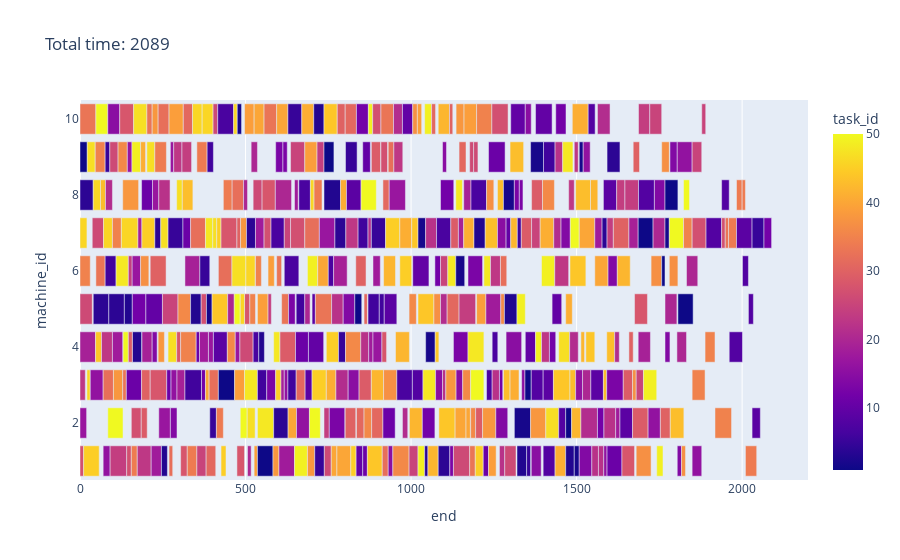

Notebook cell for this chart:
### Code cell
steps_1000_best = steps_1000[0][0]
visualize_schedule(steps_1000_best.machine_table,steps_1000_best.time)

### Figure 1 — Plotly figure (JSON) as saved in the notebook; plotly's stock layout.template omitted (floating-point values rounded to 4 significant figures; data arrays with more than 128 entries replaced by an {"elided": "..."} marker saying what was removed)
{"data": [{"alignmentgroup": "True", "base": {"elided": "550 int values"}, "hovertemplate": "start_time=%{base}<br>end=%{x}<br>machine_id=%{y}<br>task_id=%{marker.color}<extra></extra>", "legendgroup": "", "marker": {"color": {"elided": "550 int values"}, "coloraxis": "coloraxis", "pattern": {"shape": ""}}, "name": "", "offsetgroup": "", "orientation": "h", "showlegend": false, "textposition": "auto", "type": "bar", "x": {"elided": "550 int values"}, "xaxis": "x", "y": {"elided": "550 int values"}, "yaxis": "y"}], "layout": {"barmode": "relative", "coloraxis": {"colorbar": {"title": {"text": "task_id"}}, "colorscale": [[0, "#0d0887"], [0.1111, "#46039f"], [0.2222, "#7201a8"], [0.3333, "#9c179e"], [0.4444, "#bd3786"], [0.5556, "#d8576b"], [0.6667, "#ed7953"], [0.7778, "#fb9f3a"], [0.8889, "#fdca26"], [1, "#f0f921"]]}, "legend": {"tracegroupgap": 0}, "title": {"text": "Total time: 2089"}, "xaxis": {"anchor": "y", "domain": [0, 1], "title": {"text": "end"}}, "yaxis": {"anchor": "x", "domain": [0, 1], "title": {"text": "machine_id"}}}}
